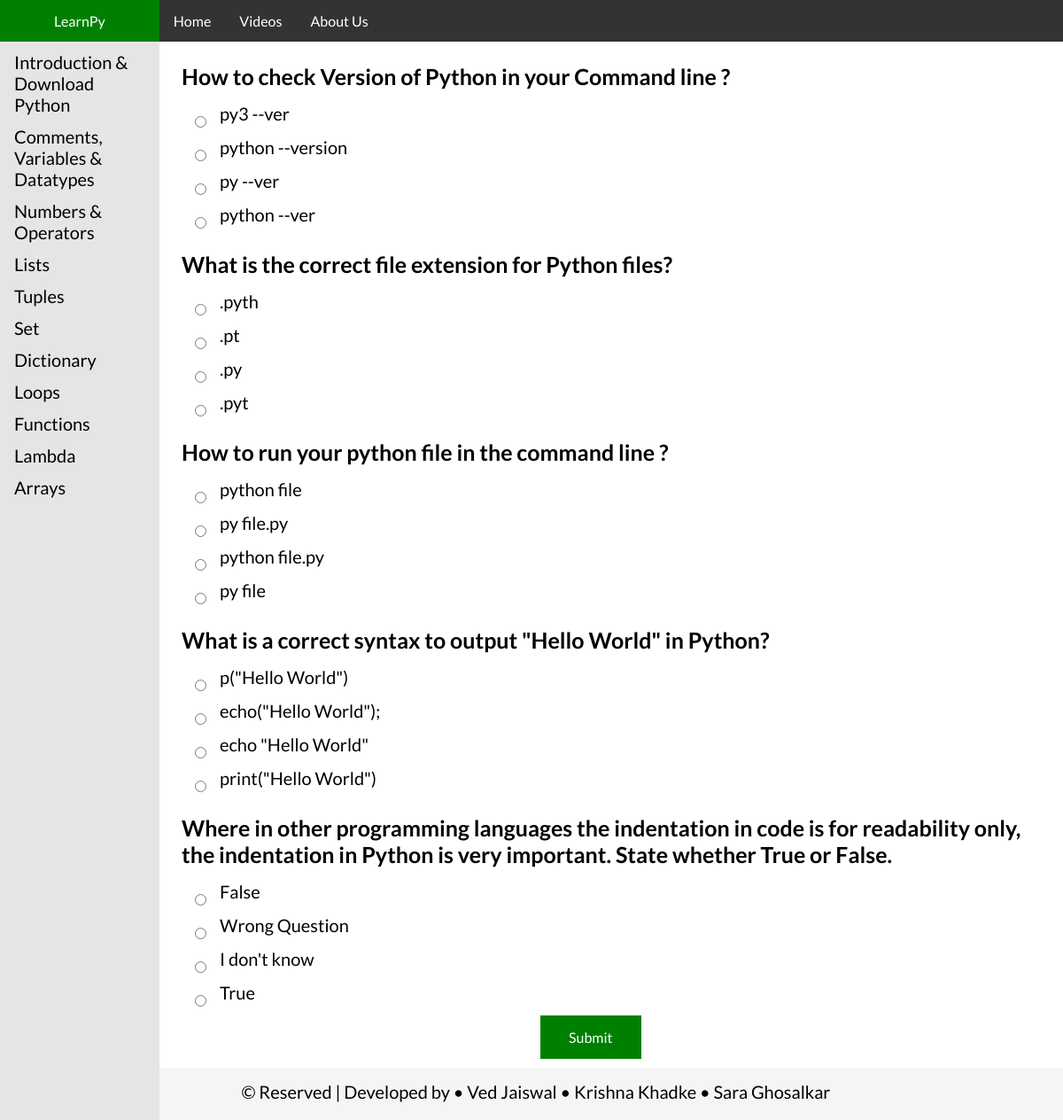
/quiz/Introduction, run on the app's committed database.
### app.py (models this page shows, shortened)
class quizQues(db.Model):
    sno = db.Column(db.Integer, primary_key=True)
    title=db.Column(db.String(100),nullable=False)
    question = db.Column(db.String(200), nullable=False)
    option1 = db.Column(db.String(50), nullable=False)
    option2 = db.Column(db.String(50), nullable=False)
    option3 = db.Column(db.String(50), nullable=False)
    option4 = db.Column(db.String(50), nullable=False)

### app.py (the view)
@app.route('/quiz/<content>')
def quiz(content):
    global questionsdb
    global cont
    global questions_shuffled
    cont=content
    print("Hello")
    questionsdb=quizQues.query.filter_by(title=content).all()
    original_questions=dbToDict(questionsdb)
    questions = copy.deepcopy(original_questions)
    questions_shuffled = shuffle(questions)
    for i in questions.keys():
     random.shuffle(questions[i])
    return render_template("quiz.html",question=questions_shuffled,o=questions)

### app.py (called while the page is built)
def dbToDict(questionsdb):
    original_questions={}
    for i in questionsdb:
     original_questions.update({i.question:[i.option1,i.option2,i.option3,i.option4]})
    print(original_questions)
    return original_questions

def shuffle(q):
 selected_keys = []
 i = 0
 while i < len(q):
  a=list(q.keys())
  current_selection = random.choice(a)
  if current_selection not in selected_keys:
   selected_keys.append(current_selection)
   i = i+1
 return selected_keys

### templates/quiz.html (shortened to what this page needs)
{% extends 'base.html' %}
{% block body %}
<main >
<div class="quizpage">
    <form action="/quiz/evaluation" class="form_quiz" method="post">
        {% for i in question %}
        <h3 class="question">{{i}}</h3>
        {% for j in o[i] %}
        <div class="options_class">
            <input type='radio' class="input_options" id="{{j}}" value='{{j}}' name='{{i}}' />
            <label class="label_option" for="{{j}}">{{j}}</label>
        </div>
        {% endfor %}
        {% endfor %}
        <input type="submit" class="submit_quiz" onclick="check()" name="SubmitQuiz" value="Submit">
    </form>
</div>
</main>
{% endblock body %}

### templates/base.html (shortened to what this page needs)
<!DOCTYPE html>
<html lang="en">
<head>
    <link rel="stylesheet" href="{{ url_for('static', filename='learnPy.css') }}">
    <link rel="stylesheet" href="https://cdnjs.cloudflare.com/ajax/libs/font-awesome/4.7.0/css/font-awesome.min.css">
</head>
<body>
    <nav class="navbar">
        <ul class="navul">
            <li style="padding-inline: 45px; background: green;"><a class="navlink" href="/">LearnPy</a></li>
            <li class="navli"><a class="navlink" href="/">Home</a></li>
            <li class="navli"><a class="navlink" href="#">Videos</a></li>
            <li class="navli" onclick="Snackbar()"><a class="navlink" href="#">About Us</a></li>
        </ul>
    </nav>
    <div class="mainContainer">
        <div class="sidenav">
            <a href="/">Introduction & Download Python</a>
            <a href="/comments">Comments, Variables & Datatypes</a>
            <a href="#clients">Numbers & Operators</a>
            <a href="#contact">Lists</a>
            <a href="#contact">Tuples</a>
            <a href="#contact">Set</a>
            <a href="#contact">Dictionary</a>
            <a href="/loops">Loops</a>
            <a href="/functions">Functions</a>
            <a href="#contact">Lambda</a>
            <a href="#contact">Arrays</a>
        </div>
        {% block body %}
        {% endblock body %}
    </div>
    <div class="footer">
        <p>&copy; Reserved | Developed by • Ved Jaiswal • Krishna Khadke • Sara Ghosalkar</p>
    </div>
</body>
</html>

### static/learnPy.css (style rules this page uses)
* { font-family: 'Lato', sans-serif; margin-left: 0px; margin-top: 0px; margin-right: 0px; }
.sidenav { height: 100%; width: 180px; position: fixed; z-index: 1; top: 47px; left: 0; background-color: #E5E5E5; overflow-x: hidden; padding-top: 5px; }
.sidenav a { padding: 6px 8px 6px 16px; text-decoration: none; font-size: 20px; color: black; display: block; }
main { margin-left: 180px; font-size: 20px; padding: 10px 10px; margin-top: 46px; }
ul { list-style-type: none; margin: 0; padding: 0; overflow: hidden; background-color: #333; position: fixed; top: 0; width: 100%; }
li { float: left; }
li a { display: block; color: white; text-align: center; padding: 14px 16px; text-decoration: none; }
.mainContainer { display: flex; }
p { padding-left: 10px; font-size: 20px; }
.submit_quiz { background-color: green; border: none; color: white; padding: 15px 32px; text-align: center; text-decoration: none; display: inline-block; font-size: 16px; margin-left: 35vw; cursor: pointer; }
.quizpage { display: flex; flex-direction: column; }
.question { font-size: 25px; margin: 15px; }
input[type="radio"] { margin-top: 15px; vertical-align: middle; }
.options_class { display: flex; margin-left: 20px; padding-left: 10px; padding-bottom: 10px; }
.input_options { margin-right: 15px; }
.footer { position: absolute; left: 0; top: auto; width: 100%; background-color: whitesmoke; color: black; text-align: center; padding: 15px 0 0 0; }

### data on the page
quizQues: question "How to check Version of Python in your Command line ?", option3 "py3 --ver", option1 "python --version", option2 "py --ver", option4 "python --ver"
quizQues: question "What is the correct file extension for Python files?", option4 ".pyth", option3 ".pt", option1 ".py", option2 ".pyt"
quizQues: question "How to run your python file in the command line ?", option3 "python file", option4 "py file.py", option1 "python file.py", option2 "py file"
quizQues: question "What is a correct syntax to output \"Hello World\" in Python?", option3 "p(\"Hello World\")", option4 "echo(\"Hello World\");", option2 "echo \"Hello World\"", option1 "print(\"Hello World\")"
quizQues: question "Where in other programming languages the indentation in code is for readability only, the indentation in Python is very important. State whether True or False.", option2 "False", option4 "Wrong Question", option3 "I don't know", option1 "True"
